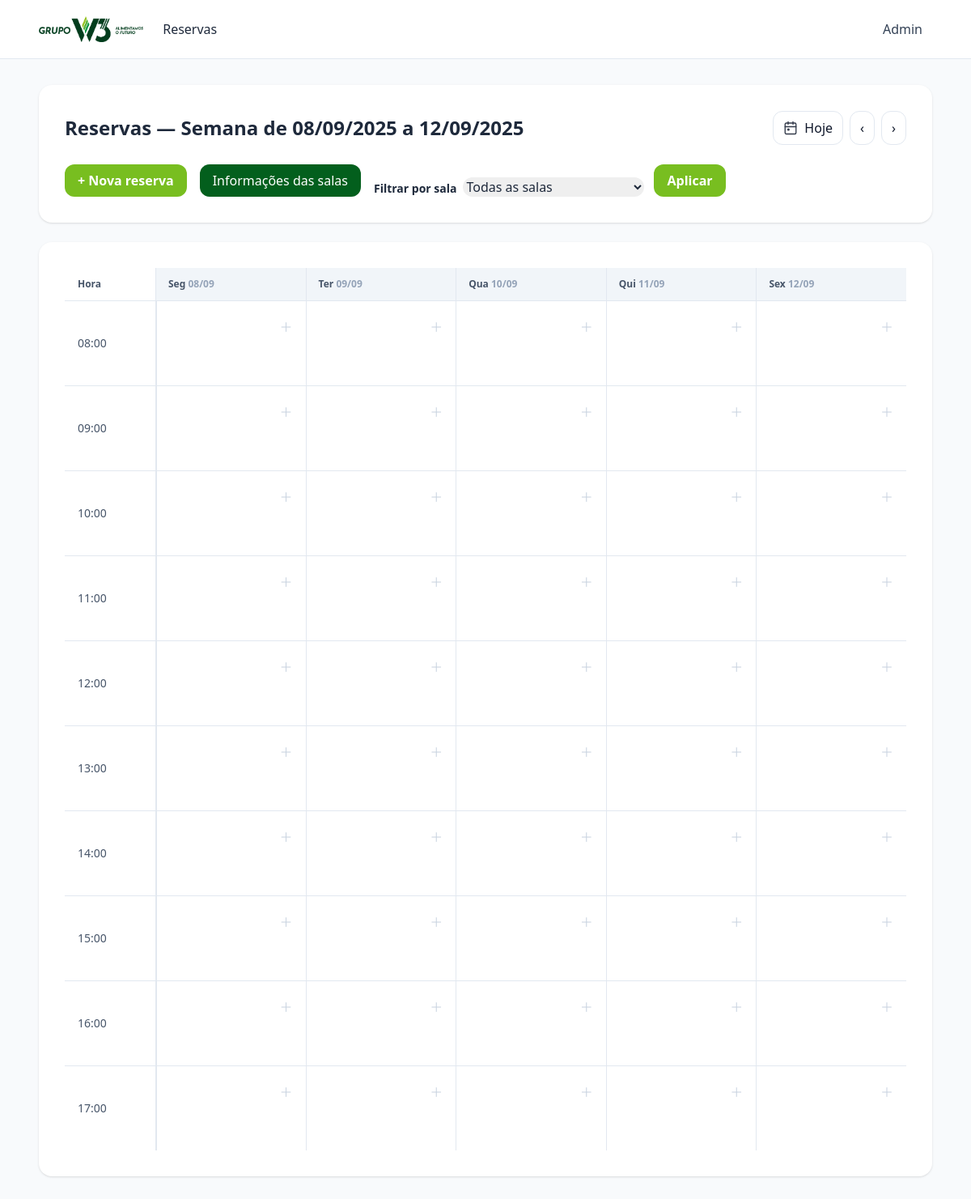
Before: /?page=calendario&room_id=0&week=2025-09-08 with the older database file.
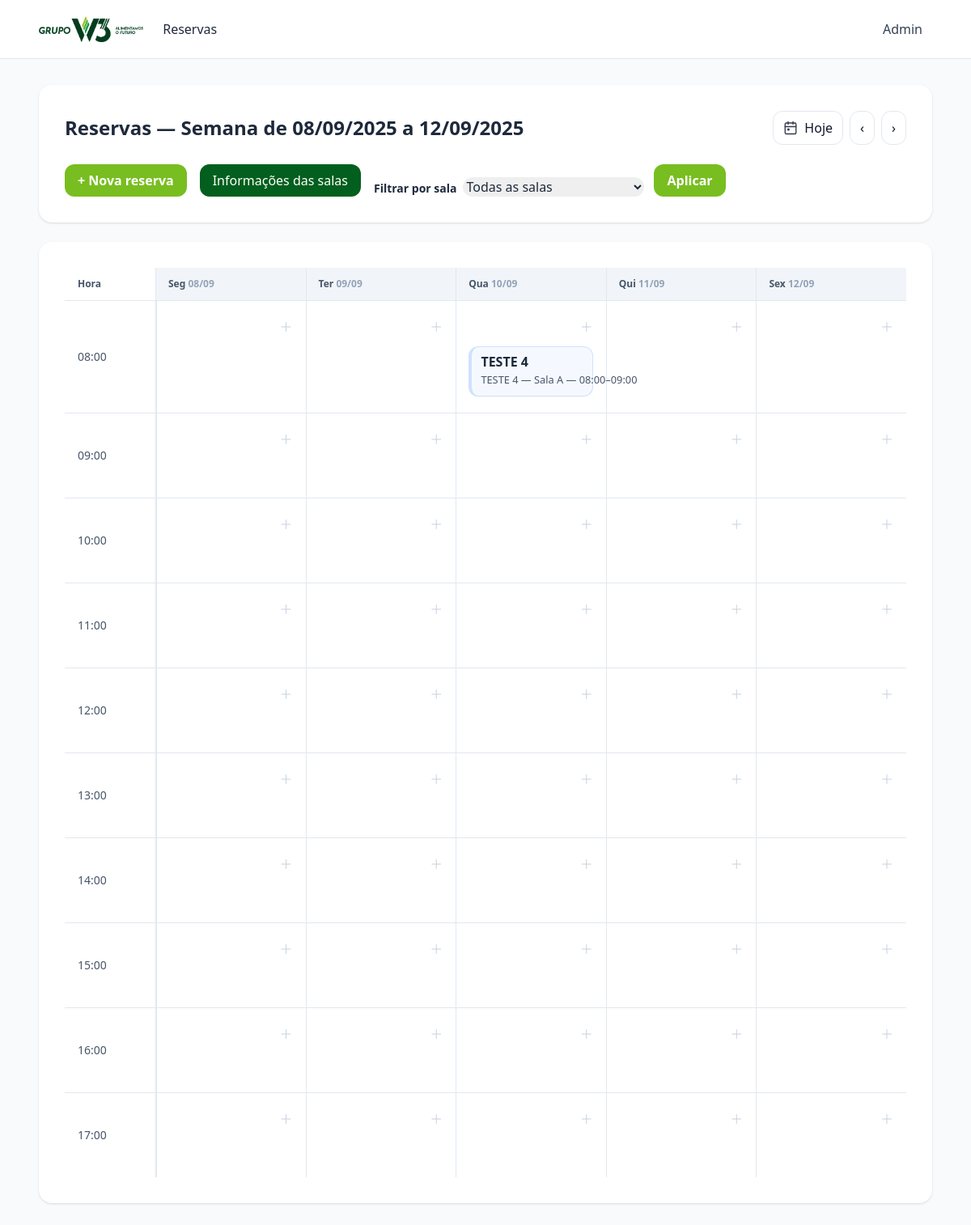
After: the same page with the newer database file.
### tables this page shows
CREATE TABLE bookings (
    id INTEGER PRIMARY KEY AUTOINCREMENT,
    room_id INTEGER NOT NULL,
    title TEXT NOT NULL,
    date_start TEXT NOT NULL, -- 'YYYY-MM-DD HH:MM:SS'
    date_end   TEXT NOT NULL,
    participants TEXT,
    is_online INTEGER NOT NULL DEFAULT 0,
    meeting_link TEXT,
    notes TEXT,
    created_at TEXT NOT NULL, requester TEXT, participants_count INTEGER NOT NULL DEFAULT 1, needs_coffee INTEGER NOT NULL DEFAULT 0,
    FOREIGN KEY (room_id) REFERENCES rooms(id)
);

CREATE TABLE rooms (
    id INTEGER PRIMARY KEY AUTOINCREMENT,
    name TEXT NOT NULL,
    color TEXT NOT NULL DEFAULT '#3b82f6'
, capacity INTEGER NOT NULL DEFAULT 8, has_wifi INTEGER NOT NULL DEFAULT 1, has_tv INTEGER NOT NULL DEFAULT 1, has_board INTEGER NOT NULL DEFAULT 1, has_ac INTEGER NOT NULL DEFAULT 1, is_blocked INTEGER NOT NULL DEFAULT 0, extras TEXT DEFAULT '[]');

### bootstrap.php (called while the page is built, shortened)
<?php
function h($s) { return htmlspecialchars((string)$s, ENT_QUOTES, 'UTF-8'); }
function hh($h) { return str_pad((string)$h, 2, '0', STR_PAD_LEFT) . ':00'; }
function bookingsForCell(array $list, DateTime $cellStart, DateTime $cellEnd): array {
    $out = [];
    foreach ($list as $b) {
        $bStart = new DateTime($b['date_start']);
        $bEnd   = new DateTime($b['date_end']);
        if ($cellStart < $bEnd && $cellEnd > $bStart) { $out[] = $b; }
    }
    return $out;
}
?>

### calendario.php (shortened to what the changed rows need)
<?php
$rooms = [];
foreach ($pdo->query('SELECT * FROM rooms ORDER BY id') as $r) {
    $rooms[(int)$r['id']] = $r;
}
$weekParam = $_GET['week'] ?? '';
$today = new DateTime('today');
$baseDate = $weekParam ? DateTime::createFromFormat('Y-m-d', $weekParam) : clone $today;
$dayOfWeek = (int)$baseDate->format('N');
$monday = (clone $baseDate)->modify('-' . ($dayOfWeek - 1) . ' days');
$friday = (clone $monday)->modify('+4 days');
$weekDays = [];
for ($i = 0; $i < 5; $i++) { $weekDays[] = (clone $monday)->modify("+$i days"); }
$weekStartSql = (clone $monday)->setTime(0,0,0)->format('Y-m-d H:i:s');
$weekEndSql   = (clone $friday)->setTime(23,59,59)->format('Y-m-d H:i:s');
$q = 'SELECT b.*, r.name AS room_name, r.color AS room_color
      FROM bookings b
      JOIN rooms r ON r.id = b.room_id
      WHERE b.date_start < :week_end AND b.date_end > :week_start';
$params = [':week_end' => $weekEndSql, ':week_start' => $weekStartSql];
$q .= ' ORDER BY b.date_start';
$st = $pdo->prepare($q);
$st->execute($params);
$allBookings = $st->fetchAll(PDO::FETCH_ASSOC);
$bookingsByDay = [];
foreach ($allBookings as $b) {
    $start = new DateTime($b['date_start']);
    $end = new DateTime($b['date_end']);
    $span = new DatePeriod((clone $start)->setTime(0,0,0), new DateInterval('P1D'), (clone $end)->setTime(23,59,59)->modify('+1 second'));
    foreach ($span as $d) {
        $key = $d->format('Y-m-d');
        $bookingsByDay[$key] = $bookingsByDay[$key] ?? [];
        $bookingsByDay[$key][] = $b;
    }
}
$stAll = $pdo->prepare('SELECT b.*, r.name AS room_name, r.color AS room_color
                        FROM bookings b
                        JOIN rooms r ON r.id = b.room_id
                        WHERE b.date_start < :week_end AND b.date_end > :week_start
                        ORDER BY b.date_start');
$stAll->execute([':week_end' => $weekEndSql, ':week_start' => $weekStartSql]);
$allBookingsAllRooms = $stAll->fetchAll(PDO::FETCH_ASSOC);
$bookingsByDayAll = [];
foreach ($allBookingsAllRooms as $b) {
    $start = new DateTime($b['date_start']);
    $end = new DateTime($b['date_end']);
    $span = new DatePeriod((clone $start)->setTime(0,0,0), new DateInterval('P1D'), (clone $end)->setTime(23,59,59)->modify('+1 second'));
    foreach ($span as $d) {
        $key = $d->format('Y-m-d');
        $bookingsByDayAll[$key] = $bookingsByDayAll[$key] ?? [];
        $bookingsByDayAll[$key][] = $b;
    }
}
?>
<div class="max-w-6xl mx-auto space-y-6">
  <div class="bg-white rounded-2xl shadow p-6 lg:p-8 space-y-6">
    <div class="flex flex-col lg:flex-row lg:items-center lg:justify-between gap-4">
      <div>
        <h1 class="text-2xl font-bold">
          Reservas — Semana de <strong><?= h($monday->format('d/m/Y')) ?></strong>
          a <strong><?= h($friday->format('d/m/Y')) ?></strong>
        </h1>
      </div>
    </div>
  </div>
  <div class="hidden md:block">
    <main class="bg-white rounded-2xl shadow p-6 lg:p-8">
      <div>
        <table class="w-full table-fixed">
          <thead class="bg-slate-100 border-b border-slate-200">
            <tr>
              <th class="w-28 px-4 py-3 text-left text-xs font-semibold text-slate-600 sticky left-0 bg-slate-100">Hora</th>
              <?php foreach ($weekDays as $d): ?>
                <th class="px-4 py-3 text-left text-xs font-semibold text-slate-600">
                  <?php $label = [1=>'Seg',2=>'Ter',3=>'Qua',4=>'Qui',5=>'Sex'][(int)$d->format('N')]; ?>
                  <?= h($label) ?> <span class="text-slate-400"><?= h($d->format('d/m')) ?></span>
                </th>
              <?php endforeach; ?>
            </tr>
          </thead>
          <tbody>
            <?php for ($h = 8; $h < 18; $h++): ?>
              <tr class="border-t border-slate-200">
                <td class="px-4 py-4 text-sm text-slate-600 sticky left-0 bg-white border-r border-slate-200"><?= hh($h) ?></td>
                <?php foreach ($weekDays as $d): ?>
                  <?php
                    $cellStart = (clone $d)->setTime($h, 0, 0);
                    $cellEnd   = (clone $d)->setTime($h+1, 0, 0);
                    $key = $d->format('Y-m-d');
                    $list = $bookingsByDay[$key] ?? [];
                    $cellBookings = bookingsForCell($list, $cellStart, $cellEnd);
                    $allList = $bookingsByDayAll[$key] ?? [];
                    $cellBookingsAll = bookingsForCell($allList, $cellStart, $cellEnd);
                    $occupiedRooms = [];
                    foreach ($cellBookingsAll as $cb) { $occupiedRooms[(int)$cb['room_id']] = true; }
                    foreach ($rooms as $rid => $rInfo) { if((int)$rInfo['is_blocked']===1) { $occupiedRooms[$rid] = true; } }
                    $slotFull = count($occupiedRooms) >= count($rooms);
                  ?>
                  <td class="align-top px-3 py-4">
                    <div class="min-h-[72px] flex flex-col gap-3 <?= !$slotFull ? 'cursor-pointer hover:bg-slate-50' : 'opacity-60' ?> rounded-lg p-1"
                         <?= !$slotFull ? "onclick=\"openCreateWith('".h($key)."','".hh($h)."','".hh($h+1)."')\"" : '' ?>>
                      <?php if (!$slotFull): ?>
                        <button class="self-end text-slate-300 hover:text-slate-600" title="Agendar neste horário"
                                onclick="event.stopPropagation(); openCreateWith('<?= h($key) ?>','<?= hh($h) ?>','<?= hh($h+1) ?>')">＋</button>
                      <?php else: ?>
                        <span class="self-end text-slate-500 cursor-not-allowed" title="Horário indisponível (salas ocupadas/bloqueadas)">—</span>
                      <?php endif; ?>
                      <?php foreach ($cellBookings as $b): ?>
                        <button class="booking-card text-left"
                                style="border-color: <?= h($b['room_color']) ?>33; background: <?= h($b['room_color']) ?>0d"
                                onclick='event.stopPropagation(); showBooking(<?= json_encode([
                                    "id" => (int)$b["id"],
                                    "title" => $b["title"],
                                    "room" => $b["room_name"],
                                    "room_id" => (int)$b["room_id"],
                                    "color" => $b["room_color"],
                                    "requester" => $b["requester"],
                                    "is_online" => (int)$b["is_online"],
                                    "meeting_link" => $b["meeting_link"],
                                    "needs_coffee" => (int)$b["needs_coffee"],
                                    "participants" => $b["participants"],
                                    "participants_count" => (int)$b["participants_count"],
                                    "notes" => $b["notes"],
                                    "start" => (new DateTime($b["date_start"]))->format("d/m/Y H:i"),
                                    "end" => (new DateTime($b["date_end"]))->format("d/m/Y H:i"),
                                    "date_sql" => (new DateTime($b["date_start"]))->format("Y-m-d"),
                                    "start_hh" => (new DateTime($b["date_start"]))->format("H:i"),
                                    "end_hh" => (new DateTime($b["date_end"]))->format("H:i"),
                                ], JSON_UNESCAPED_UNICODE | JSON_UNESCAPED_SLASHES) ?>)'>
                          <div class="booking-title truncate"><?= h($b['title']) ?></div>
                          <div class="booking-meta">
                            <?= h($b['requester'] ?: '—') ?> — <?= h($b['room_name']) ?> — <?= (new DateTime($b['date_start']))->format('H:i') ?>–<?= (new DateTime($b['date_end']))->format('H:i') ?>
                          </div>
                        </button>
                      <?php endforeach; ?>
                    </div>
                  </td>
                <?php endforeach; ?>
              </tr>
            <?php endfor; ?>
          </tbody>
        </table>
      </div>
    </main>
  </div>
</div>

Changed rows visible on the page:
added bookings: title "TESTE 4", requester "TESTE 4", room.name "Sala A", date_start "08:00", date_end "09:00"
